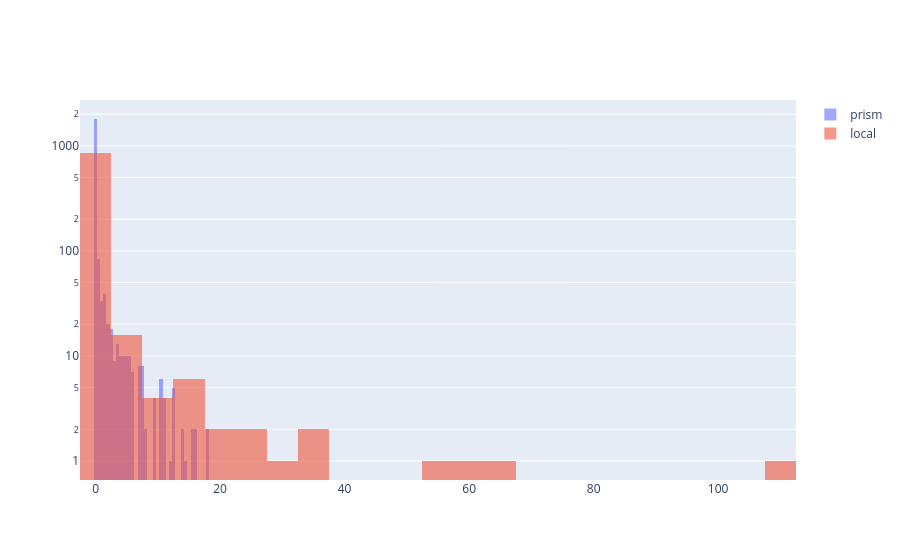

The cell this chart's notebook holds for it:
### Code cell
fig = go.Figure()
fig.add_trace(go.Histogram(x=ds[sel_var], name=sel_var[3:], nbinsx=50, opacity=0.6))
fig.add_trace(go.Histogram(x=ds["tp_local"], name="local", nbinsx=50, opacity=0.6))
 # overlay for side-by-side
fig.update_layout(
    barmode='overlay',
    yaxis_type="log"  # Set y-axis to log scale
)

fig.show()

### Figure 1 — Plotly figure (JSON) as saved in the notebook; plotly's stock layout.template omitted (floating-point values rounded to 4 significant figures; data arrays with more than 128 entries replaced by an {"elided": "..."} marker saying what was removed)
{"data": [{"name": "prism", "nbinsx": 50, "opacity": 0.6, "type": "histogram", "x": {"elided": "2111 float values"}}, {"name": "local", "nbinsx": 50, "opacity": 0.6, "type": "histogram", "x": {"elided": "2111 float values"}}], "layout": {"barmode": "overlay", "yaxis": {"type": "log"}}}
